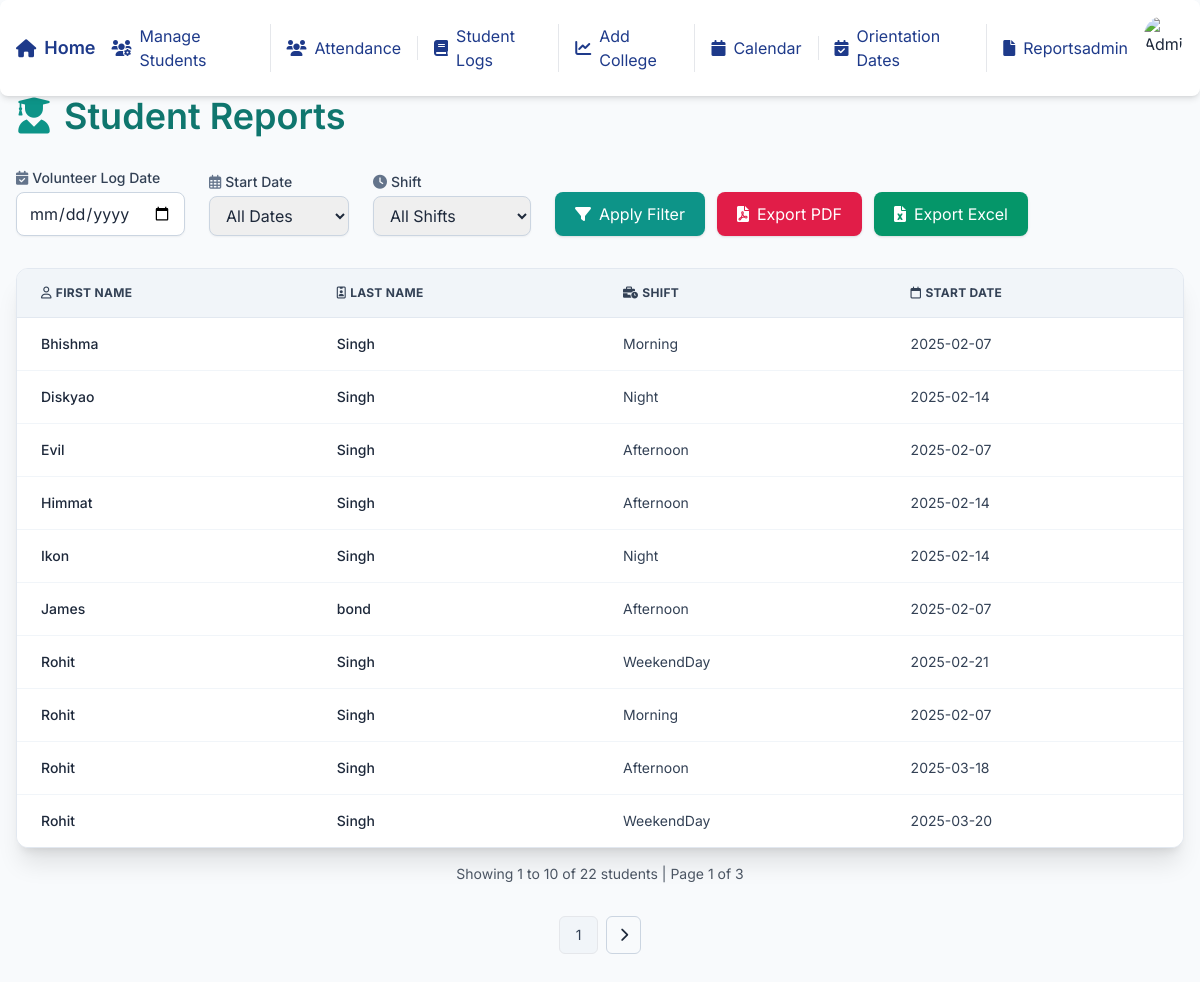
Page /reports/ (signed in) on the earlier database version.
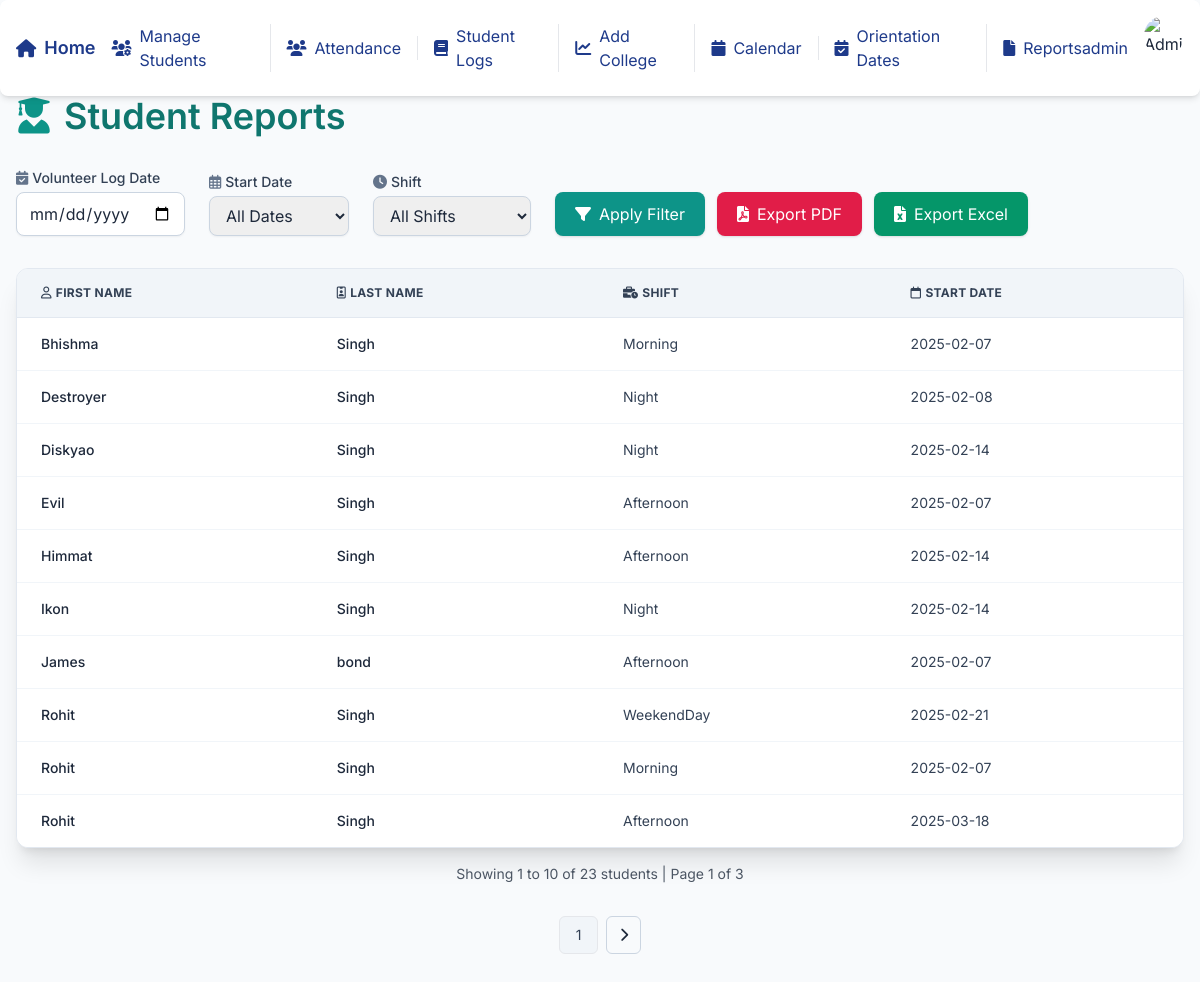
Same page on the later database version.
### students/models.py (models this page shows, shortened)
class StudentProfile(models.Model):
    SHIFT_CHOICES = [
        ('Weekdays', 'Weekdays'),
        ('Weekends', 'Weekends'),
    ]
    WEEKDAYS_CHOICES = [
        ('Monday', 'Monday'),
        ('Tuesday', 'Tuesday'),
        ('Wednesday', 'Wednesday'),
        ('Thursday', 'Thursday'),
        ('Friday', 'Friday'),
    ]
    first_name = models.CharField(max_length=100)
    last_name = models.CharField(max_length=100)
    phone = models.CharField(max_length=15, default='')
    email = models.EmailField(unique=True)
    college_contact_person = models.EmailField(default='', blank=True)
    school = models.CharField(max_length=100)
    college = models.ForeignKey(College, on_delete=models.SET_NULL, null=True, blank=True)
    lchaim_training_completed = models.BooleanField(default=False)
    police_check = models.BooleanField(default=False)
    med_docs = models.BooleanField(default=False)
    hours_requested = models.IntegerField(null=True)
    hours_completed = models.PositiveIntegerField(default=0)
    shift_requested = models.CharField(max_length=10, choices=SHIFT_CHOICES)
    weekdays_selected = models.TextField(null=True, blank=True)
    assigned_shift = models.ForeignKey(Shift, on_delete=models.SET_NULL, null=True, blank=True, related_name="students")
    start_date = models.DateField(null=True)
    end_date = models.DateField(null=True)
    lchaim_orientation_date = models.ForeignKey(OrientationDate, on_delete=models.SET_NULL, null=True, blank=True)
    skills_book_completed = models.BooleanField(default=False)
    comments = models.TextField(blank=True, null=True)
    status = models.CharField(
        max_length=10,
        choices=[('Training', 'Training'), ('Graduated', 'Graduated')],
        default='Training'
    )

class Shift(models.Model):
    SHIFT_TYPES = [
        ('Morning', 'Morning (7 AM - 3 PM)'),
        ('Afternoon', 'Afternoon (3 PM - 11 PM)'),
        ('Night', 'Night (11 PM - 7 AM)'),
        ('WeekendDay', 'Weekend Day (7 AM - 7 PM)'),
        ('WeekendNight', 'Weekend Night (7 PM - 7 AM)'),
    ]
    type = models.CharField(max_length=12, choices=SHIFT_TYPES, unique=True)
    start_time = models.TimeField()
    end_time = models.TimeField()
    max_students = models.PositiveIntegerField()

### students/views.py (the view)
# urls.py: path('reports/', views.reports_list, name='reports'),
@login_required
def reports_list(request):
    shift_filter = request.GET.get('shift')
    date_filter = request.GET.get('start_date')
    export_format = request.GET.get('export')
    log_date_filter = request.GET.get('log_date')
    logs = VolunteerLog.objects.all()
    if shift_filter:
        logs = logs.filter(shift__type=shift_filter)
    elif not shift_filter:
        logs = logs.exclude(shift__isnull=True)
    if log_date_filter:
        try:
            log_date = datetime.strptime(log_date_filter, "%Y-%m-%d").date()
            logs = logs.filter(date=log_date)
        except ValueError:
            log_date = None
    else:
        log_date = None
    student_ids = logs.values_list('student_id', flat=True).distinct()
    students_qs = StudentProfile.objects.filter(id__in=student_ids)
    paginator = Paginator(students_qs.order_by('first_name', 'last_name'), 10)
    page_number = request.GET.get("page")
    page_obj = paginator.get_page(page_number)
    if export_format == "pdf":
        return export_pdf(students_qs)
    elif export_format == "excel":
        return export_excel(students_qs)
    shifts = Shift.objects.all()
    start_dates = (
        StudentProfile.objects.exclude(start_date__isnull=True)
        .order_by("start_date")
        .values_list("start_date", flat=True)
        .distinct()
    )
    log_dates = (
        VolunteerLog.objects.exclude(date__isnull=True)
        .order_by("date")
        .values_list("date", flat=True)
        .distinct()
    )
    return render(request, "reports.html", {
        "students": page_obj,
        "shifts": shifts,
        "shift_filter": shift_filter,
        "date_filter": date_filter,
        "log_date_filter": log_date_filter,
        "start_dates": start_dates,
        "log_dates": log_dates,
    })

### students/templates/reports.html (shortened to what the changed rows need)
{% load static %}
<!DOCTYPE html>
<html lang="en">
<head>
  <script src="https://cdn.tailwindcss.com"></script>
  <link rel="stylesheet" href="https://cdnjs.cloudflare.com/ajax/libs/font-awesome/6.5.0/css/all.min.css" />
</head>
<body class="bg-slate-50 text-slate-800 min-h-screen">
  {% include 'navbar.html' %}
  <div class="max-w-7xl mx-auto px-4 py-10">
    <h1 class="text-4xl font-semibold mb-8 flex items-center gap-3 text-teal-700 pt-14">
      <i class="fa-solid fa-user-graduate text-teal-600"></i>
      Student Reports
    </h1>
    <form method="get" class="mb-8 flex flex-wrap items-end gap-6" id="filterForm">
        <div>
          </div>
      <div>
      </div>
      <div>
      </div>
      <div class="flex gap-3">
      </div>
    </form>
    <div class="overflow-x-auto bg-white shadow-xl rounded-xl border border-slate-200">
      <table class="min-w-full divide-y divide-slate-200 text-sm">
        <thead class="bg-slate-100 text-slate-700 uppercase text-xs font-semibold tracking-wide">
          <tr>
            <th class="px-6 py-4 text-left"><i class="fa-regular fa-user mr-1"></i>First Name</th>
            <th class="px-6 py-4 text-left"><i class="fa-regular fa-id-badge mr-1"></i>Last Name</th>
            <th class="px-6 py-4 text-left"><i class="fa-solid fa-business-time mr-1"></i>Shift</th>
            <th class="px-6 py-4 text-left"><i class="fa-regular fa-calendar mr-1"></i>Start Date</th>
          </tr>
        </thead>
        <tbody class="divide-y divide-slate-100 bg-white">
          {% for student in students %}
          <tr class="hover:bg-slate-50 transition">
            <td class="px-6 py-4 font-medium text-slate-800">{{ student.first_name }}</td>
            <td class="px-6 py-4 font-medium text-slate-800">{{ student.last_name }}</td>
            <td class="px-6 py-4">
              {% if student.assigned_shift %}
                <span class="text-slate-700">{{ student.assigned_shift.type }}</span>
              {% else %}
                <span class="text-slate-400 italic"><i class="fa-solid fa-circle-xmark mr-1"></i>Not Assigned</span>
              {% endif %}
            </td>
            <td class="px-6 py-4 text-slate-700">{{ student.start_date|date:"Y-m-d" }}</td>
          </tr>
          {% empty %}
          <tr>
            <td colspan="4" class="px-6 py-6 text-center text-slate-500">
              <i class="fa-regular fa-face-frown text-xl mr-2"></i>No students found.
            </td>
          </tr>
          {% endfor %}
        </tbody>
      </table>
    </div>
<div class="text-center mt-4 text-sm text-gray-600">
    Showing {{ students.start_index }} to {{ students.end_index }} of {{ students.paginator.count }} students |
    Page {{ students.number }} of {{ students.paginator.num_pages }}
</div>
    <div class="mt-8 flex justify-center gap-2 text-sm">
        <span class="px-4 py-2 border bg-slate-100 text-slate-700 rounded-md">{{ students.number }}</span>
        {% if students.has_next %}
            <a href="?page={{ students.next_page_number }}"
               class="px-3 py-2 border border-slate-300 rounded-md hover:bg-slate-100 flex items-center">
            </a>
        {% endif %}
    </div>
</body>
</html>

Differences in the rows shown:
no longer on this page (row edited): StudentProfile: first_name "Rohit", last_name "Singh", assigned_shift.type "WeekendDay", start_date "2025-03-20"
added StudentProfile: first_name "Destroyer", last_name "Singh", assigned_shift.type "Night", start_date "2025-02-08"
Other differences:
{{ students.paginator.count }}: "22" → "23"
